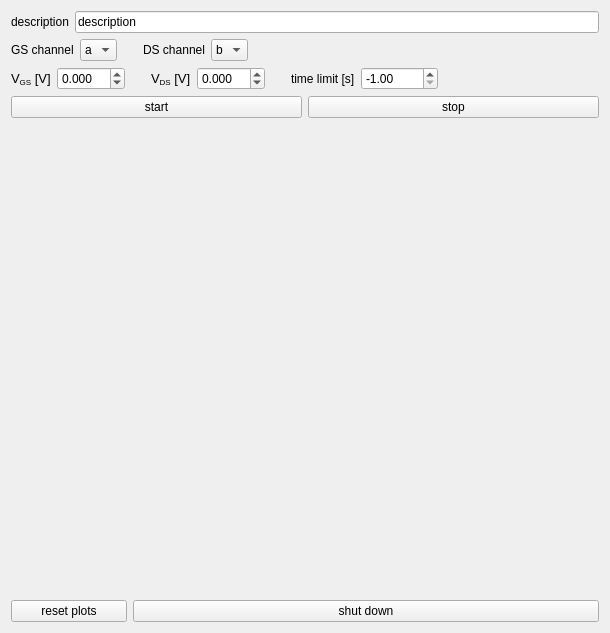
<?xml version="1.0" encoding="UTF-8"?>
<ui version="4.0">
 <class>Form</class>
 <widget class="QWidget" name="Form">
  <property name="geometry">
   <rect>
    <x>0</x>
    <y>0</y>
    <width>610</width>
    <height>633</height>
   </rect>
  </property>
  <property name="windowTitle">
   <string>current vs time</string>
  </property>
  <layout class="QVBoxLayout" name="verticalLayout">
   <item>
    <layout class="QHBoxLayout" name="horizontalLayout_3">
     <item>
      <widget class="QLabel" name="label_6">
       <property name="text">
        <string>description</string>
       </property>
      </widget>
     </item>
     <item>
      <widget class="QLineEdit" name="description_lineEdit">
       <property name="text">
        <string>description</string>
       </property>
      </widget>
     </item>
    </layout>
   </item>
   <item>
    <layout class="QHBoxLayout" name="horizontalLayout_6">
     <item>
      <widget class="QLabel" name="label_4">
       <property name="text">
        <string>GS channel</string>
       </property>
      </widget>
     </item>
     <item>
      <widget class="QComboBox" name="channel_GS_comboBox">
       <property name="currentIndex">
        <number>0</number>
       </property>
       <item>
        <property name="text">
         <string>a</string>
        </property>
       </item>
       <item>
        <property name="text">
         <string>b</string>
        </property>
       </item>
      </widget>
     </item>
     <item>
      <spacer name="horizontalSpacer">
       <property name="orientation">
        <enum>Qt::Horizontal</enum>
       </property>
       <property name="sizeType">
        <enum>QSizePolicy::Maximum</enum>
       </property>
       <property name="sizeHint" stdset="0">
        <size>
         <width>20</width>
         <height>20</height>
        </size>
       </property>
      </spacer>
     </item>
     <item>
      <widget class="QLabel" name="label_5">
       <property name="text">
        <string>DS channel</string>
       </property>
      </widget>
     </item>
     <item>
      <widget class="QComboBox" name="channel_DS_comboBox">
       <property name="currentIndex">
        <number>1</number>
       </property>
       <item>
        <property name="text">
         <string>a</string>
        </property>
       </item>
       <item>
        <property name="text">
         <string>b</string>
        </property>
       </item>
      </widget>
     </item>
     <item>
      <spacer name="horizontalSpacer_2">
       <property name="orientation">
        <enum>Qt::Horizontal</enum>
       </property>
       <property name="sizeHint" stdset="0">
        <size>
         <width>40</width>
         <height>20</height>
        </size>
       </property>
      </spacer>
     </item>
    </layout>
   </item>
   <item>
    <layout class="QHBoxLayout" name="horizontalLayout_2">
     <item>
      <widget class="QLabel" name="label_2">
       <property name="text">
        <string>&lt;html&gt;&lt;head/&gt;&lt;body&gt;&lt;p&gt;&lt;span style=&quot; font-size:10pt;&quot;&gt;V&lt;/span&gt;&lt;span style=&quot; font-size:10pt; vertical-align:sub;&quot;&gt;GS&lt;/span&gt;&lt;span style=&quot; font-size:10pt;&quot;&gt; [V]&lt;/span&gt;&lt;/p&gt;&lt;/body&gt;&lt;/html&gt;</string>
       </property>
      </widget>
     </item>
     <item>
      <widget class="QDoubleSpinBox" name="V_GS_doubleSpinBox">
       <property name="decimals">
        <number>3</number>
       </property>
       <property name="minimum">
        <double>-99.989999999999995</double>
       </property>
       <property name="singleStep">
        <double>0.100000000000000</double>
       </property>
      </widget>
     </item>
     <item>
      <spacer name="horizontalSpacer_5">
       <property name="orientation">
        <enum>Qt::Horizontal</enum>
       </property>
       <property name="sizeType">
        <enum>QSizePolicy::Maximum</enum>
       </property>
       <property name="sizeHint" stdset="0">
        <size>
         <width>20</width>
         <height>20</height>
        </size>
       </property>
      </spacer>
     </item>
     <item>
      <widget class="QLabel" name="label">
       <property name="text">
        <string>&lt;html&gt;&lt;head/&gt;&lt;body&gt;&lt;p&gt;&lt;span style=&quot; font-size:10pt;&quot;&gt;V&lt;/span&gt;&lt;span style=&quot; font-size:10pt; vertical-align:sub;&quot;&gt;DS&lt;/span&gt;&lt;span style=&quot; font-size:10pt;&quot;&gt; [V]&lt;/span&gt;&lt;/p&gt;&lt;/body&gt;&lt;/html&gt;</string>
       </property>
      </widget>
     </item>
     <item>
      <widget class="QDoubleSpinBox" name="V_DS_doubleSpinBox">
       <property name="decimals">
        <number>3</number>
       </property>
       <property name="minimum">
        <double>-99.989999999999995</double>
       </property>
       <property name="singleStep">
        <double>0.100000000000000</double>
       </property>
      </widget>
     </item>
     <item>
      <spacer name="horizontalSpacer_3">
       <property name="orientation">
        <enum>Qt::Horizontal</enum>
       </property>
       <property name="sizeType">
        <enum>QSizePolicy::Maximum</enum>
       </property>
       <property name="sizeHint" stdset="0">
        <size>
         <width>20</width>
         <height>20</height>
        </size>
       </property>
      </spacer>
     </item>
     <item>
      <widget class="QLabel" name="label_3">
       <property name="toolTip">
        <string>set to 0 to run indefinitely</string>
       </property>
       <property name="text">
        <string>time limit [s]</string>
       </property>
      </widget>
     </item>
     <item>
      <widget class="QDoubleSpinBox" name="t_limit_doubleSpinBox">
       <property name="minimum">
        <double>-1.000000000000000</double>
       </property>
       <property name="maximum">
        <double>99999.000000000000000</double>
       </property>
       <property name="value">
        <double>-1.000000000000000</double>
       </property>
      </widget>
     </item>
     <item>
      <spacer name="horizontalSpacer_4">
       <property name="orientation">
        <enum>Qt::Horizontal</enum>
       </property>
       <property name="sizeHint" stdset="0">
        <size>
         <width>40</width>
         <height>20</height>
        </size>
       </property>
      </spacer>
     </item>
    </layout>
   </item>
   <item>
    <layout class="QHBoxLayout" name="horizontalLayout">
     <item>
      <widget class="QPushButton" name="start_pushbutton">
       <property name="text">
        <string>start</string>
       </property>
      </widget>
     </item>
     <item>
      <widget class="QPushButton" name="stop_pushbutton">
       <property name="text">
        <string>stop</string>
       </property>
      </widget>
     </item>
    </layout>
   </item>
   <item>
    <layout class="QVBoxLayout" name="plot_layout">
     <item>
      <widget class="QWidget" name="I_GS_vs_time" native="true">
       <property name="sizePolicy">
        <sizepolicy hsizetype="Expanding" vsizetype="Expanding">
         <horstretch>0</horstretch>
         <verstretch>0</verstretch>
        </sizepolicy>
       </property>
      </widget>
     </item>
     <item>
      <widget class="QWidget" name="I_DS_vs_time" native="true">
       <property name="sizePolicy">
        <sizepolicy hsizetype="Expanding" vsizetype="Expanding">
         <horstretch>0</horstretch>
         <verstretch>0</verstretch>
        </sizepolicy>
       </property>
      </widget>
     </item>
    </layout>
   </item>
   <item>
    <layout class="QHBoxLayout" name="horizontalLayout_5" stretch="2,8">
     <item>
      <widget class="QPushButton" name="reset_plot_widgets_pushbutton">
       <property name="text">
        <string>reset plots</string>
       </property>
      </widget>
     </item>
     <item>
      <widget class="QPushButton" name="shutdown_pushbutton">
       <property name="text">
        <string>shut down</string>
       </property>
      </widget>
     </item>
    </layout>
   </item>
  </layout>
 </widget>
 <resources/>
 <connections/>
</ui>
